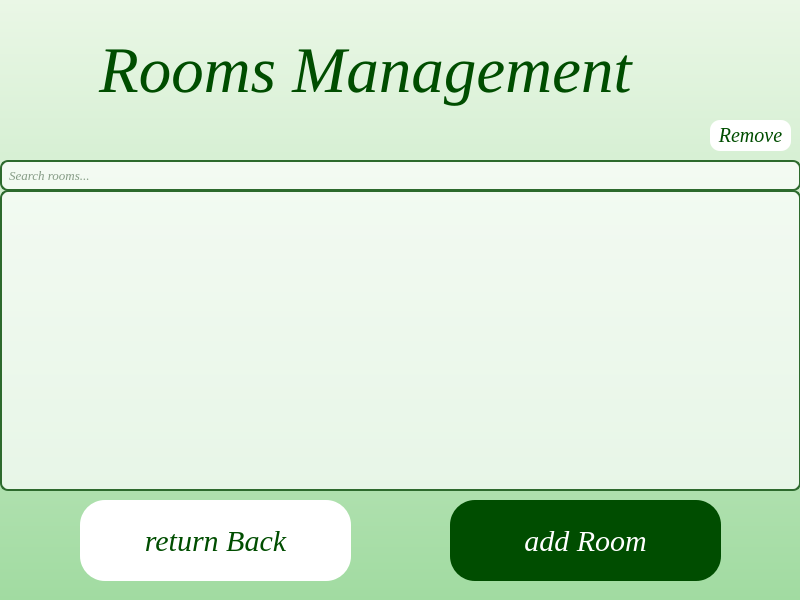
<?xml version="1.0" encoding="UTF-8"?>
<ui version="4.0">
 <class>RoomForm</class>
 <widget class="QWidget" name="RoomForm">
  <property name="geometry">
   <rect>
    <x>0</x>
    <y>0</y>
    <width>800</width>
    <height>600</height>
   </rect>
  </property>
  <property name="windowTitle">
   <string>Form</string>
  </property>
  <property name="styleSheet">
   <string notr="true">QWidget#RoomForm{
    background: qlineargradient(spread:pad, x1:0, y1:0, x2:0, y2:1, stop:0 #EAF7E6, stop:1 #A1DBA1);
}</string>
  </property>
  <widget class="QLabel" name="Titel">
   <property name="geometry">
    <rect>
     <x>80</x>
     <y>0</y>
     <width>771</width>
     <height>141</height>
    </rect>
   </property>
   <property name="font">
    <font>
     <family>Times New Roman</family>
     <pointsize>-1</pointsize>
     <italic>true</italic>
     <fontweight>ExtraBold</fontweight>
    </font>
   </property>
   <property name="styleSheet">
    <string notr="true">background-color: transparent; color: #004d00; padding: 5px; border-image: none; border: none; font-size: 65px;
</string>
   </property>
   <property name="text">
    <string>Rooms Management</string>
   </property>
  </widget>
  <widget class="QListWidget" name="listRooms">
   <property name="geometry">
    <rect>
     <x>0</x>
     <y>190</y>
     <width>801</width>
     <height>301</height>
    </rect>
   </property>
   <property name="font">
    <font>
     <family>Times New Roman</family>
     <pointsize>-1</pointsize>
     <italic>true</italic>
     <fontweight>ExtraBold</fontweight>
    </font>
   </property>
   <property name="styleSheet">
    <string notr="true">QListWidget {
    border: 2px solid #2d6a2d;
    border-radius: 8px;
    background-color: rgba(255,255,255,180);
    font-size: 14px;
    padding: 5px;
}

QListWidget::item {
    padding: 10px;
    border-bottom: 1px solid #a0d0a0;
    color: #1a3d1a;
}

QListWidget::item:selected {
    background-color: #2d6a2d;
    color: white;
    border-radius: 5px;
}

QListWidget::item:hover {
    background-color: #c8e6c8;
    border-radius: 5px;
}</string>
   </property>
   <property name="verticalScrollBarPolicy">
    <enum>Qt::ScrollBarPolicy::ScrollBarAsNeeded</enum>
   </property>
   <property name="horizontalScrollBarPolicy">
    <enum>Qt::ScrollBarPolicy::ScrollBarAsNeeded</enum>
   </property>
  </widget>
  <widget class="QLineEdit" name="searchBar">
   <property name="geometry">
    <rect>
     <x>0</x>
     <y>160</y>
     <width>801</width>
     <height>31</height>
    </rect>
   </property>
   <property name="font">
    <font>
     <family>Times New Roman</family>
     <pointsize>-1</pointsize>
     <italic>true</italic>
     <fontweight>ExtraBold</fontweight>
    </font>
   </property>
   <property name="styleSheet">
    <string notr="true">QLineEdit {
    border: 2px solid #2d6a2d;
    border-radius: 8px;
    padding: 5px;
    font-size: 13px;
    background-color: rgba(255,255,255,180);
	color: #1a3d1a;
}</string>
   </property>
   <property name="placeholderText">
    <string>Search rooms...</string>
   </property>
  </widget>
  <widget class="QPushButton" name="btnReturnBack">
   <property name="geometry">
    <rect>
     <x>80</x>
     <y>500</y>
     <width>271</width>
     <height>81</height>
    </rect>
   </property>
   <property name="font">
    <font>
     <family>Times New Roman</family>
     <pointsize>-1</pointsize>
     <italic>true</italic>
     <fontweight>ExtraBold</fontweight>
    </font>
   </property>
   <property name="styleSheet">
    <string notr="true">background-color: white; color:#004d00; padding: 5px;  border-image: none; border: none; border-radius: 25px; font-size:30px;</string>
   </property>
   <property name="text">
    <string>return Back</string>
   </property>
  </widget>
  <widget class="QPushButton" name="btnAddRoom">
   <property name="geometry">
    <rect>
     <x>450</x>
     <y>500</y>
     <width>271</width>
     <height>81</height>
    </rect>
   </property>
   <property name="font">
    <font>
     <family>Times New Roman</family>
     <pointsize>-1</pointsize>
     <italic>true</italic>
     <fontweight>ExtraBold</fontweight>
    </font>
   </property>
   <property name="styleSheet">
    <string notr="true">background-color: #004d00; color: white; padding: 5px;  border-image: none; border: none; border-radius: 25px; font-size:30px;</string>
   </property>
   <property name="text">
    <string>add Room</string>
   </property>
  </widget>
  <widget class="QPushButton" name="btnRemoveFromDormitory">
   <property name="geometry">
    <rect>
     <x>710</x>
     <y>120</y>
     <width>81</width>
     <height>31</height>
    </rect>
   </property>
   <property name="font">
    <font>
     <family>Times New Roman</family>
     <pointsize>-1</pointsize>
     <italic>true</italic>
     <fontweight>ExtraBold</fontweight>
    </font>
   </property>
   <property name="styleSheet">
    <string notr="true">background-color: white; color: #004d00; padding: 5px;  border-image: none; border: none; border-radius: 10px; font-size:20px;</string>
   </property>
   <property name="text">
    <string>Remove</string>
   </property>
  </widget>
 </widget>
 <resources/>
 <connections/>
</ui>
